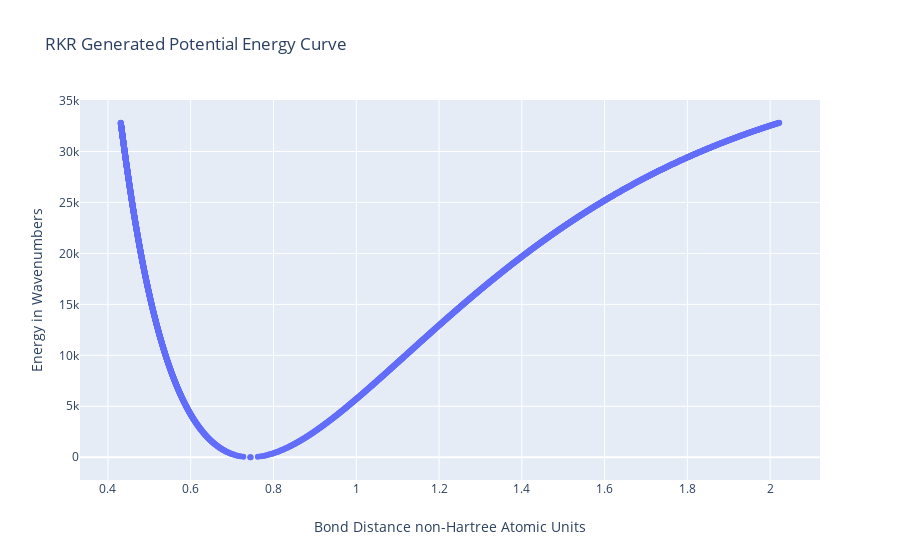

Notebook cell for this chart:
### Code cell
#Lists to hold data that will be graphed
x = []
y = []

#Loop to generate all data to graph
for v in np.arange(-.499, 12, .01):
    
    x.extend( RKR(v) )
    y.extend( [E(v)] * 2 ) 
    
#Prepare data for graphing
figure = {
    
    "data":[
        {
            "type":"scatter",
            "x":x,
            "y":y,
            "connectgaps":True,
            "mode":"markers",
            "name":"RKR Potential",
        }
    ],
    
    "layout":{
        "xaxis":{"title":"Bond Distance non-Hartree Atomic Units"},
        "yaxis":{"title":"Energy in Wavenumbers"},
        "title":{"text":"RKR Generated Potential Energy Curve"}
    }
}

iplot(figure)

### Figure 1 — Plotly figure (JSON) as saved in the notebook; plotly's stock layout.template omitted (floating-point values rounded to 4 significant figures; data arrays with more than 128 entries replaced by an {"elided": "..."} marker saying what was removed)
{"data": [{"connectgaps": true, "mode": "markers", "name": "RKR Potential", "type": "scatter", "x": {"elided": "2100 float values"}, "y": {"elided": "2100 float values"}}], "layout": {"title": {"text": "RKR Generated Potential Energy Curve"}, "xaxis": {"title": {"text": "Bond Distance non-Hartree Atomic Units"}}, "yaxis": {"title": {"text": "Energy in Wavenumbers"}}}}
